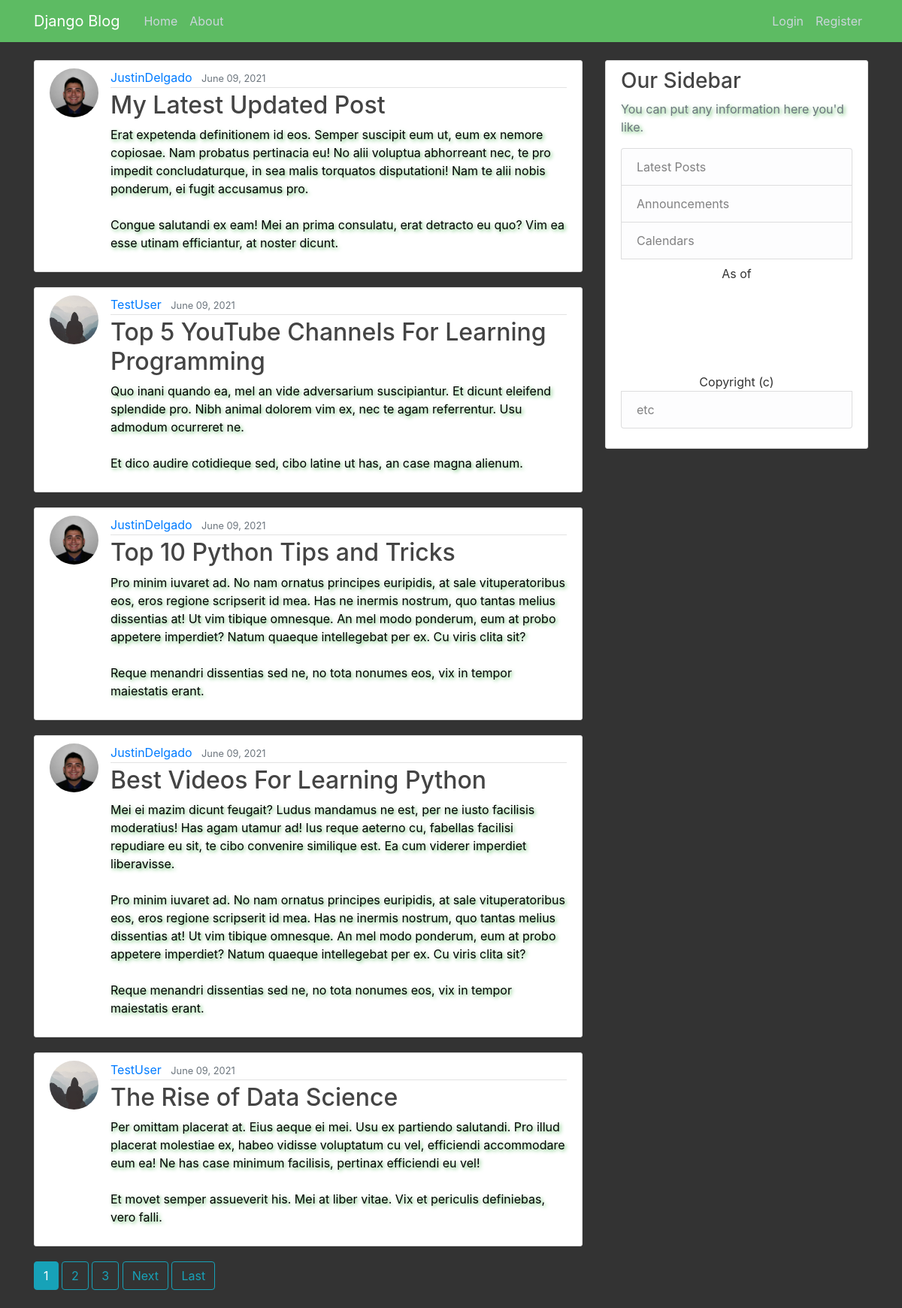
/, run on an earlier commit of the app's database.
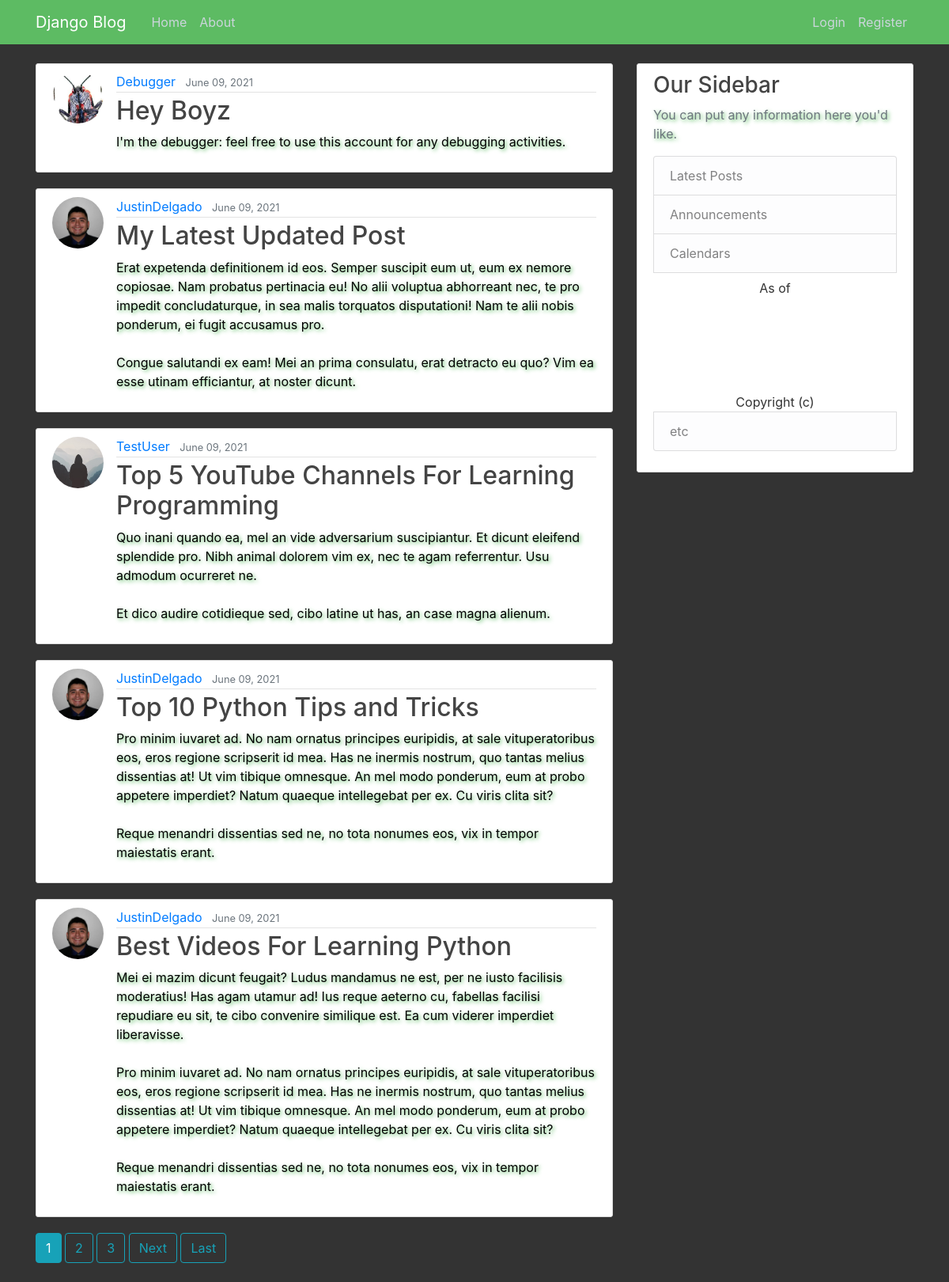
And on a later commit of the database.
### blog/models.py (models this page shows, shortened)
class Post(models.Model):
    title = models.CharField(max_length=100)
    content = models.TextField()
    date_posted = models.DateTimeField(default=timezone.now)
    author = models.ForeignKey(User, on_delete=models.CASCADE)

### users/models.py (models this page shows, shortened)
class Profile(models.Model):
    user = models.OneToOneField(User, on_delete=models.CASCADE)
    image = models.ImageField(default='default.jpg', upload_to='profile_pics')

### blog/views.py (the view)
# urls.py: path('', PostListView.as_view(), name='blog-home'),
class PostListView(ListView):
    model = Post
    template_name = 'blog/home.html'  # <app>/<model>_<viewtype>.html
    context_object_name = 'posts'
    ordering = ['-date_posted']
    paginate_by = 5

### blog/templates/blog/home.html (shortened to what this page needs)
{% extends "blog/base.html" %}
{% block content %}
    {% for post in posts %}
        <article class="media content-section">
          <img class="rounded-circle article-img" src="{{ post.author.profile.image.url }}">
          <div class="media-body">
            <div class="article-metadata">
              <a class="mr-2" href="{% url 'user-posts' post.author.username %}">{{ post.author }}</a>
              <small class="text-muted">{{ post.date_posted|date:"F d, Y" }}</small>
            </div>
            <h2><a class="article-title" href="{% url 'post-detail' post.id %}">{{ post.title }}</a></h2>
            <p class="article-content">{{ post.content }}</p>
          </div>
        </article>
    {% endfor %}
    {% if is_paginated %}
      {% for num in page_obj.paginator.page_range %}
        {% if page_obj.number == num %}
          <a class="btn btn-info mb-4" href="?page={{ num }}">{{ num }}</a>
        {% elif num > page_obj.number|add:'-3' and num < page_obj.number|add:'3' %}
          <a class="btn btn-outline-info mb-4" href="?page={{ num }}">{{ num }}</a>
        {% endif %}
      {% endfor %}
      {% if page_obj.has_next %}
        <a class="btn btn-outline-info mb-4" href="?page={{ page_obj.next_page_number }}">Next</a>
        <a class="btn btn-outline-info mb-4" href="?page={{ page_obj.paginator.num_pages }}">Last</a>
      {% endif %}
    {% endif %}
{% endblock content %}

### blog/templates/blog/base.html (shortened to what this page needs)
{% load static %}
<!DOCTYPE html>
<html>
<head>
    <link rel="stylesheet" href="https://maxcdn.bootstrapcdn.com/bootstrap/4.0.0/css/bootstrap.min.css">
    <link rel="stylesheet" type="text/css" href="{% static 'blog/main.css' %}">
</head>
<body>
    <header class="site-header">
      <nav class="navbar navbar-expand-md navbar-dark bg-steel fixed-top">
        <div class="container">
          <a class="navbar-brand mr-4" href="{% url 'blog-home' %}">Django Blog</a>
          <div class="collapse navbar-collapse" id="navbarToggle">
            <div class="navbar-nav mr-auto">
              <a class="nav-item nav-link" href="{% url 'blog-home' %}">Home</a>
              <a class="nav-item nav-link" href="{% url 'blog-about' %}">About</a>
            </div>
            <div class="navbar-nav">
              {% if user.is_authenticated %}
                <a class="nav-item nav-link" href="{% url 'post-create' %}">Post</a>
                <a class="nav-item nav-link" href="{% url 'profile' %}">Profile</a>
                <a class="nav-item nav-link" href="{% url 'logout' %}">Logout</a>
                <form class="d-flex" method="POST"
                action="{% url 'search-users' %}">
                  {% csrf_token %}
                  <input class="form-control me-2"
                  type="search" placeholder="
                  Search Users" aria-label="
                  Search" name="searched">
                  <button class="btn
                  btn-outline-secondary" type="
                  submit">Search</button>
                </form>
              {% else %}
                <a class="nav-item nav-link" href="{% url 'login' %}">Login</a>
                <a class="nav-item nav-link" href="{% url 'register' %}">Register</a>
              {% endif %}
            </div>
          </div>
        </div>
      </nav>
    </header>
    <main role="main" class="container">
      <div class="row">
        <div class="col-md-8">
          {% block content %}{% endblock %}
        </div>
        <div class="col-md-4">
          <div class="content-section">
            <h3>Our Sidebar</h3>
            <p class='text-muted'>You can put any information here you'd like.
              <ul class="list-group">
                <li class="list-group-item list-group-item-light">Latest Posts</li>
                <li class="list-group-item list-group-item-light">Announcements</li>
                <li class="list-group-item list-group-item-light">Calendars</li>
                <div>
                  <center>
                    As of {{ time }}
                    <br/><br/>
                    <br/><br/><br/><br/>
                    Copyright (c) {{ current_year }}
                  </center>
                </div>
                <li class="list-group-item list-group-item-light">etc</li>
              </ul>
            </p>
          </div>
        </div>
      </div>
    </main>
</body>
</html>

### blog/static/blog/main.css (style rules this page uses)
body { background: #333; color: #333333; margin-top: 5rem; }
h1, h2, h3, h4, h5, h6 { color: #444444; }
p { color: black; text-shadow: 2px 2px 5px #5dbb63; }
ul { margin: 0; }
.bg-steel { background-color: #5dbb63; }
.site-header .navbar-nav .nav-link { color: #cbd5db; }
.content-section { background: #ffffff; padding: 10px 20px; border: 1px solid #dddddd; border-radius: 3px; margin-bottom: 20px; }
.article-title { color: #444444; }
.article-content { white-space: pre-line; }
.article-img { height: 65px; width: 65px; margin-right: 16px; }
.article-metadata { padding-bottom: 1px; margin-bottom: 4px; border-bottom: 1px solid #e3e3e3 }

What changed in the data, as far as the page shows it:
no longer on this page (row unchanged): Post: author.profile.image (placeholder picture), author "TestUser", date_posted "June 09, 2021", title "The Rise of Data Science", content "Per omittam placerat at. Eius aeque ei mei. Usu ex partiendo salutandi. Pro illud placerat molestiae ex, habeo vidisse voluptatum cu vel, efficiendi accommodare eum ea! Ne has case minimum facilisis, pertinax efficiendi eu vel! Et movet semper assueverit his. Mei at liber vitae. Vix et periculis definiebas, vero falli."
added Post: author.profile.image (picture), author "Debugger", date_posted "June 09, 2021", title "Hey Boyz", content "I'm the debugger: feel free to use this account for any debugging activities."
